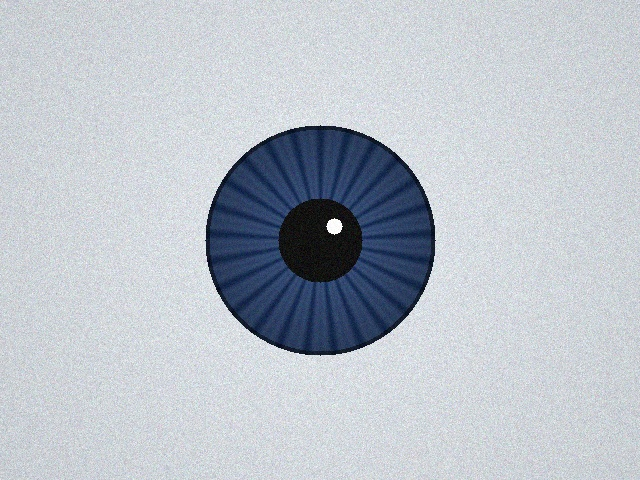
#> input picture sample_images/eye_sample_1.jpg, 640 x 480 px
$ python -i image_quality.py   (imports and definitions only)   (older library calls are emulated)
#> lines starting #> are read from the running program, lines starting #| are printed output that depends on the picture
"""
Image Quality Assessment Module for Eye Annotation System.

This module provides diagnostic quality assessment for eye images and video frames.
It computes quantitative metrics including resolution, exposure, contrast, sharpness,
noise estimation via Laplacian Median Absolute Deviation (MAD), dynamic range,
and composite quality scoring with grade categorization.
"""

from typing import Any, Dict, List, Tuple
import cv2
import numpy as np


def analyze_image_quality(gray: np.ndarray) -> Dict[str, Any]:
    """
    Analyzes quantitative image quality indicators for an eye image or video frame.

    Evaluates:
    - Resolution and pixel count
    - Brightness and exposure distribution (overexposure, underexposure, specular highlights)
    - Contrast (RMS standard deviation of pixel intensities)
    - Sharpness (Laplacian variance)
    - Noise estimate (Median Absolute Deviation of the Laplacian)
    - Dynamic range (95th percentile - 5th percentile)
    - Composite quality score (0-100) and grade (EXCELLENT, GOOD, FAIR, LOW, VERY_LOW)
    - Diagnostic warnings for quality defects

    Args:
        gray: Input image as a 2D grayscale NumPy array, or 3D BGR/RGB image.

    Returns:
        A dictionary containing diagnostic metrics, categories, composite score,
        grade, low-quality flag, and backward-compatible fields.

    Raises:
        ValueError: If input image is empty or has unsupported dimensions.
    """
    if gray is None:
        raise ValueError("Input image cannot be None.")

    if not isinstance(gray, np.ndarray):
        raise TypeError(f"Input image must be a numpy.ndarray, got {type(gray).__name__}.")

    if gray.size == 0:
        raise ValueError("Input image array is empty.")

    # Convert 3D RGB/BGR images to 2D grayscale if necessary
    if gray.ndim == 3:
        channels = gray.shape[2]
        if channels == 3:
            gray_img = cv2.cvtColor(gray, cv2.COLOR_BGR2GRAY)
        elif channels == 4:
            gray_img = cv2.cvtColor(gray, cv2.COLOR_BGRA2GRAY)
        elif channels == 1:
            gray_img = gray[:, :, 0].copy()
        else:
            raise ValueError(f"Unsupported number of image channels: {channels}")
    elif gray.ndim == 2:
        gray_img = gray.copy()
    else:
        raise ValueError(f"Input image must have 2 or 3 dimensions, got shape {gray.shape}.")

    # Ensure 8-bit unsigned integer or single-channel float for uniform calculation
    if gray_img.dtype != np.uint8:
        if np.issubdtype(gray_img.dtype, np.floating):
            if gray_img.max() <= 1.0 and gray_img.min() >= 0.0:
                gray_img = np.clip(gray_img * 255.0, 0, 255).astype(np.uint8)
            else:
                gray_img = np.clip(gray_img, 0, 255).astype(np.uint8)
        else:
            gray_img = np.clip(gray_img, 0, 255).astype(np.uint8)

    height, width = gray_img.shape[:2]
    resolution: Tuple[int, int] = (int(width), int(height))
    total_pixels: int = int(width * height)

    # 1. Mean brightness (0-255)
    mean_brightness: float = float(np.mean(gray_img))

    # 2. Exposure metrics & specular reflection
    overexposure_count: int = int(np.count_nonzero(gray_img > 240))
    underexposure_count: int = int(np.count_nonzero(gray_img < 15))
    specular_count: int = int(np.count_nonzero(gray_img > 250))

    overexposure_pct: float = float((overexposure_count / total_pixels) * 100.0)
    underexposure_pct: float = float((underexposure_count / total_pixels) * 100.0)
    specular_pct: float = float((specular_count / total_pixels) * 100.0)

    # Brightness categorization
    if mean_brightness >= 200.0 or overexposure_pct > 25.0:
        brightness_category: str = "OVEREXPOSED"
    elif mean_brightness < 60.0 or underexposure_pct > 35.0:
        brightness_category: str = "DARK"
    elif mean_brightness > 165.0:
        brightness_category: str = "BRIGHT"
    else:
        brightness_category: str = "NORMAL"

    # 3. Contrast (RMS standard deviation)
    contrast: float = float(np.std(gray_img))
    if contrast < 20.0:
        contrast_category: str = "LOW"
    elif contrast > 55.0:
        contrast_category: str = "HIGH"
    else:
        contrast_category: str = "NORMAL"

    # 4. Sharpness (Laplacian variance)
    laplacian = cv2.Laplacian(gray_img, cv2.CV_64F)
    sharpness: float = float(laplacian.var())

    if sharpness < 50.0:
        sharpness_category: str = "VERY_BLURRY"
    elif sharpness < 150.0:
        sharpness_category: str = "BLURRY"
    elif sharpness < 450.0:
        sharpness_category: str = "ACCEPTABLE"
    else:
        sharpness_category: str = "SHARP"

    # 5. Noise estimate (Median Absolute Deviation of Laplacian)
    # MAD = median(|Laplacian - median(Laplacian)|)
    lap_median = float(np.median(laplacian))
    noise_estimate: float = float(np.median(np.abs(laplacian - lap_median)))

    # 6. Dynamic Range (95th percentile - 5th percentile)
    p95, p5 = np.percentile(gray_img, [95, 5])
    dynamic_range: float = float(p95 - p5)

    # 7. Quality Score Computation (0-100 composite)
    # Sharpness score (0-25): >500 = 25, <50 = 0
    if sharpness <= 50.0:
        sharpness_score: float = 0.0
    elif sharpness >= 500.0:
        sharpness_score = 25.0
    else:
        sharpness_score = 25.0 * (sharpness - 50.0) / (500.0 - 50.0)

    # Contrast score (0-25): >50 = 25, <15 = 0
    if contrast <= 15.0:
        contrast_score: float = 0.0
    elif contrast >= 50.0:
        contrast_score = 25.0
    else:
        contrast_score = 25.0 * (contrast - 15.0) / (50.0 - 15.0)

    # Brightness score (0-25): penalty for over/underexposure
    # Deviation from ideal mean brightness range [80, 160]
    if mean_brightness < 80.0:
        mean_dev_penalty = ((80.0 - mean_brightness) / 80.0) * 12.5
    elif mean_brightness > 160.0:
        mean_dev_penalty = ((mean_brightness - 160.0) / 95.0) * 12.5
    else:
        mean_dev_penalty = 0.0

    under_penalty = min(6.25, (underexposure_pct / 20.0) * 6.25)
    over_penalty = min(6.25, ((overexposure_pct + specular_pct) / 20.0) * 6.25)
    total_brightness_penalty = mean_dev_penalty + under_penalty + over_penalty
    brightness_score: float = max(0.0, min(25.0, 25.0 - total_brightness_penalty))

    # Noise score (0-25): lower noise = higher score
    # Laplacian MAD: <= 2.0 -> 25, >= 20.0 -> 0
    if noise_estimate <= 2.0:
        noise_score: float = 25.0
    elif noise_estimate >= 20.0:
        noise_score = 0.0
    else:
        noise_score = 25.0 * (1.0 - (noise_estimate - 2.0) / 18.0)

    composite_score: float = float(
        np.clip(sharpness_score + contrast_score + brightness_score + noise_score, 0.0, 100.0)
    )

    # 8. Quality Grade Categorization
    if composite_score >= 80.0:
        quality_grade: str = "EXCELLENT"
    elif composite_score >= 65.0:
        quality_grade = "GOOD"
    elif composite_score >= 50.0:
        quality_grade = "FAIR"
    elif composite_score >= 35.0:
        quality_grade = "LOW"
    else:
        quality_grade = "VERY_LOW"

    # Low quality flag: triggered if low/very_low grade or severely blurry
    is_low_quality: bool = bool(quality_grade in ("LOW", "VERY_LOW") or sharpness_category == "VERY_BLURRY")

    # 9. Diagnostic Warnings List
    warnings: List[str] = []
    if sharpness_category == "VERY_BLURRY":
        warnings.append("Image is severely blurry / out of focus (Laplacian variance < 50).")
    elif sharpness_category == "BLURRY":
        warnings.append("Image appears blurry; fine boundary details may be degraded.")

    if contrast_category == "LOW":
        warnings.append("Low contrast between pupil/iris and sclera (std dev < 20).")

    if brightness_category == "DARK" or underexposure_pct > 25.0:
        warnings.append(f"Image is under-exposed / dark ({underexposure_pct:.1f}% pixels < 15).")
    elif brightness_category == "OVEREXPOSED" or overexposure_pct > 20.0:
        warnings.append(f"Image is over-exposed / bright glare detected ({overexposure_pct:.1f}% pixels > 240).")

    if specular_pct > 5.0:
        warnings.append(f"High specular reflection / corneal glare ({specular_pct:.1f}% pixels > 250).")

    if noise_estimate > 12.0:
        warnings.append(f"Elevated image noise detected (Laplacian MAD: {noise_estimate:.1f}).")

    if dynamic_range < 50.0:
        warnings.append(f"Narrow dynamic range ({dynamic_range:.1f} intensity levels).")

    # 10. Backward Compatibility Fields
    quality_level: str = quality_grade
    first_warning: str = warnings[0] if warnings else ""
    legacy_blur_score: float = max(0.0, float(100.0 - min(100.0, sharpness / 5.0)))

    return {
        # Core requested metrics
        "resolution": resolution,
        "total_pixels": total_pixels,
        "mean_brightness": round(mean_brightness, 2),
        "brightness_category": brightness_category,
        "contrast": round(contrast, 2),
        "contrast_category": contrast_category,
        "sharpness": round(sharpness, 2),
        "sharpness_category": sharpness_category,
        "noise_estimate": round(noise_estimate, 2),
        "overexposure_pct": round(overexposure_pct, 2),
        "underexposure_pct": round(underexposure_pct, 2),
        "specular_pct": round(specular_pct, 2),
        "dynamic_range": round(dynamic_range, 2),
        "quality_grade": quality_grade,
        "quality_score": round(composite_score, 1),
        "is_low_quality": is_low_quality,
        "warnings": warnings,
        # Component scores
        "sharpness_score": round(sharpness_score, 2),
        "contrast_score": round(contrast_score, 2),
        "brightness_score": round(brightness_score, 2),
        "noise_score": round(noise_score, 2),
        # Backward compatibility fields matching quality.py
        "quality_level": quality_level,
        "warning": first_warning,
        "brightness": round(mean_brightness, 1),
        "blur_score": round(legacy_blur_score, 1),
    }


def assess_image_quality(gray_img: np.ndarray) -> Dict[str, Any]:
    """
    Backward-compatible entry point for legacy code calling assess_image_quality.

    Args:
        gray_img: Input grayscale or color NumPy image array.

    Returns:
        Comprehensive quality assessment metrics dictionary.
    """
    return analyze_image_quality(gray_img)

>>> import cv2
>>> picture = cv2.imread('../sample_images/eye_sample_1.jpg', cv2.IMREAD_GRAYSCALE)
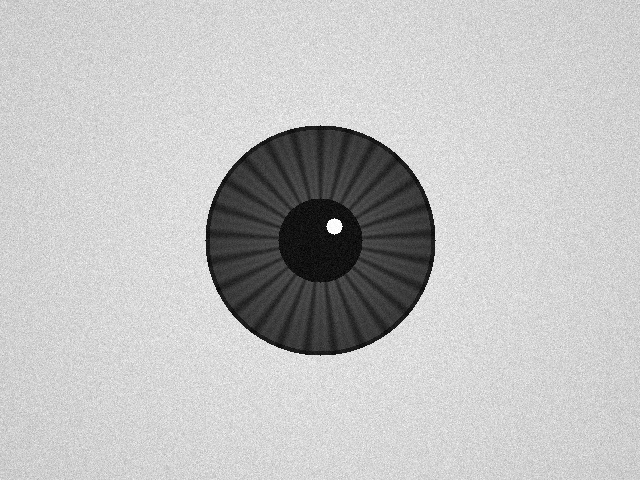
#> picture: shape (480, 640); min 0, max 255, mean 191.7
>>> result = analyze_image_quality(picture)
#> in analyze_image_quality, `mean_brightness: float = float(np.mean(gray_img))`: mean_brightness = 191.7
#> in analyze_image_quality, `overexposure_count: int = int(np.count_nonzero(gray_img > 240))`: overexposure_count = 1659
#> in analyze_image_quality, `underexposure_count: int = int(np.count_nonzero(gray_img < 15))`: underexposure_count = 1890
#> in analyze_image_quality, `specular_count: int = int(np.count_nonzero(gray_img > 250))`: specular_count = 188
#> in analyze_image_quality, `overexposure_pct: float = float((overexposure_count / total_pixels) * ..`: overexposure_pct = 0.54
#> in analyze_image_quality, `underexposure_pct: float = float((underexposure_count / total_pixels) ..`: underexposure_pct = 0.615
#> in analyze_image_quality, `specular_pct: float = float((specular_count / total_pixels) * 100.0)`: specular_pct = 0.0612
#> in analyze_image_quality, `contrast: float = float(np.std(gray_img))`: contrast = 57.35
#> in analyze_image_quality, `laplacian = cv2.Laplacian(gray_img, cv2.CV_64F)`:
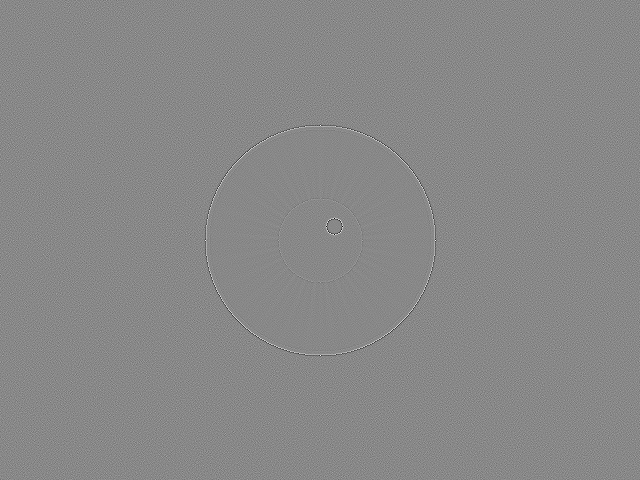
#> laplacian: shape (480, 640) float64; min -713, max 620, mean 0; drawn with min black and max white
#> in analyze_image_quality, `sharpness: float = float(laplacian.var())`: sharpness = 2199.9
#> in analyze_image_quality, `lap_median = float(np.median(laplacian))`: lap_median = 0
#> in analyze_image_quality, `noise_estimate: float = float(np.median(np.abs(laplacian - lap_median)))`: noise_estimate = 28
#> in analyze_image_quality, `p95, p5 = np.percentile(gray_img, [95, 5])`: p95 = 230; p5 = 46
#> in analyze_image_quality, `dynamic_range: float = float(p95 - p5)`: dynamic_range = 184
#> in analyze_image_quality, `mean_dev_penalty = ((mean_brightness - 160.0) / 95.0) * 12.5`: mean_dev_penalty = 4.16
#> in analyze_image_quality, `under_penalty = min(6.25, (underexposure_pct / 20.0) * 6.25)`: under_penalty = 0.192
#> in analyze_image_quality, `over_penalty = min(6.25, ((overexposure_pct + specular_pct) / 20.0) * ..`: over_penalty = 0.188
#> in analyze_image_quality, `total_brightness_penalty = mean_dev_penalty + under_penalty + over_pen..`: total_brightness_penalty = 4.54
#> in analyze_image_quality, `brightness_score: float = max(0.0, min(25.0, 25.0 - total_brightness_p..`: brightness_score = 20.46
#> in analyze_image_quality, `composite_score: float = float( np.clip(sharpness_score + contrast_sco..`: composite_score = 70.46
#> in analyze_image_quality, `legacy_blur_score: float = max(0.0, float(100.0 - min(100.0, sharpness..`: legacy_blur_score = 0
#> result = 25 items

$ run again, on sample_images/eye_sample_2.jpg
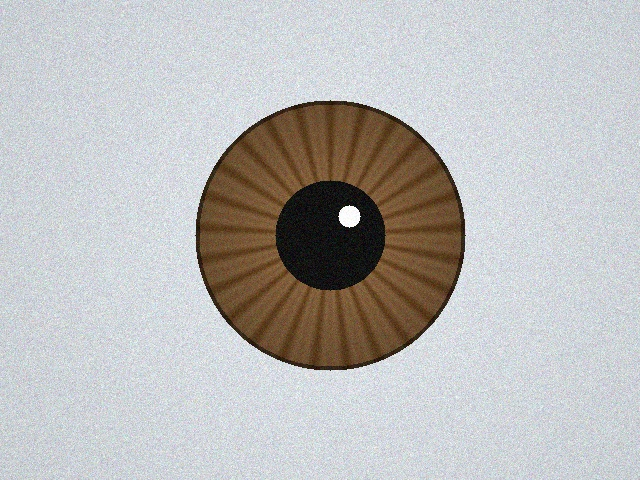
#> input picture sample_images/eye_sample_2.jpg, 640 x 480 px
#> `picture = cv2.imread('../sample_images/eye_sample_1.jpg', cv2.IMREAD_G..`:
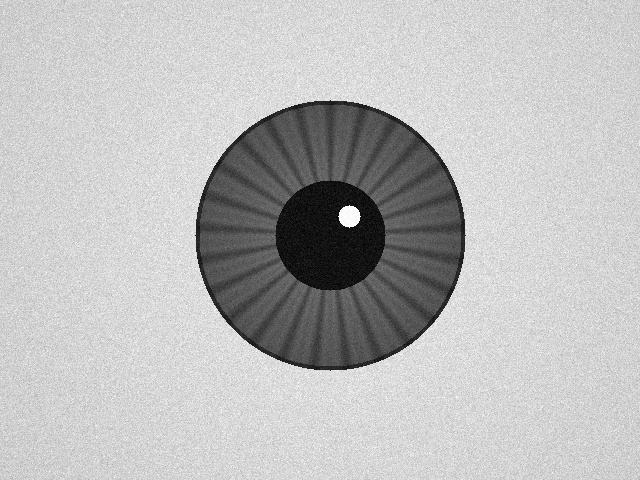
#> picture: shape (480, 640); min 0, max 255, mean 187.2
#> mean_brightness = 187.2
#> overexposure_count = 2541
#> underexposure_count = 3279
#> specular_count = 310
#> overexposure_pct = 0.827
#> underexposure_pct = 1.07
#> specular_pct = 0.101
#> contrast = 57.92
#> sharpness = 2608.5
#> lap_median = 0
#> noise_estimate = 31
#> p95 = 231; p5 = 62
#> dynamic_range = 169
#> mean_dev_penalty = 3.58
#> under_penalty = 0.334
#> over_penalty = 0.29
#> total_brightness_penalty = 4.2
#> brightness_score = 20.8
#> composite_score = 70.8
#> legacy_blur_score = 0
#> result = 25 items

$ run again, on sample_images/eye_sample_3.jpg
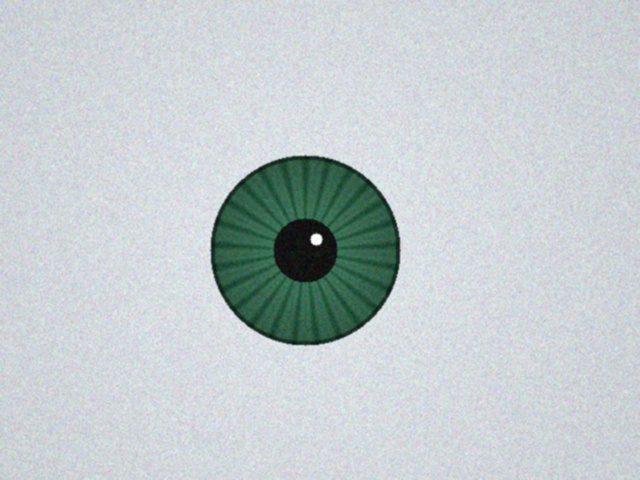
#> input picture sample_images/eye_sample_3.jpg, 640 x 480 px
#> `picture = cv2.imread('../sample_images/eye_sample_1.jpg', cv2.IMREAD_G..`:
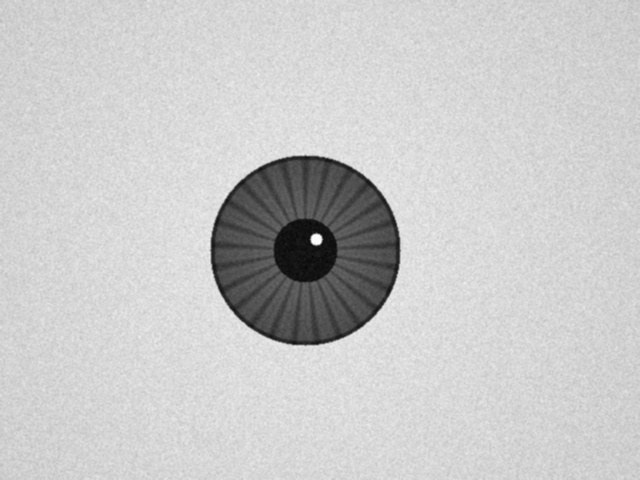
#> picture: shape (480, 640); min 7, max 255, mean 201.2
#> mean_brightness = 201.2
#> overexposure_count = 69
#> underexposure_count = 343
#> specular_count = 30
#> overexposure_pct = 0.0225
#> underexposure_pct = 0.112
#> specular_pct = 0.00977
#> contrast = 43.15
#> in analyze_image_quality, `laplacian = cv2.Laplacian(gray_img, cv2.CV_64F)`:
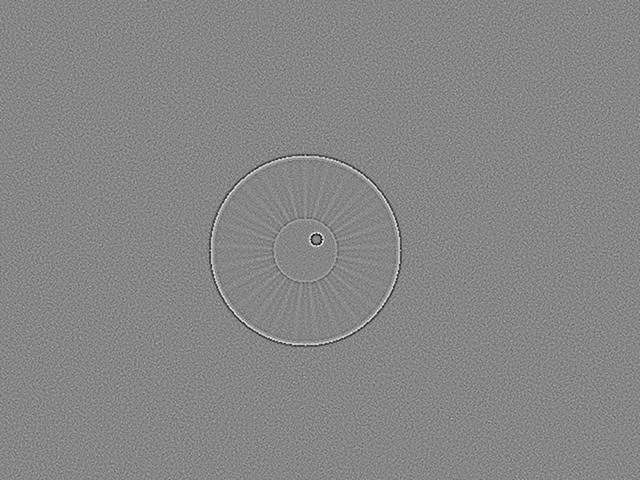
#> laplacian: shape (480, 640) float64; min -114, max 102, mean 0; drawn with min black and max white
#> sharpness = 85.38
#> lap_median = 0
#> noise_estimate = 5
#> p95 = 224; p5 = 77
#> dynamic_range = 147
#> sharpness_score = 1.97
#> contrast_score = 20.1
#> mean_dev_penalty = 5.42
#> under_penalty = 0.0349
#> over_penalty = 0.0101
#> total_brightness_penalty = 5.46
#> brightness_score = 19.54
#> noise_score = 20.83
#> composite_score = 62.44
#> legacy_blur_score = 82.92
#> result = 25 items
